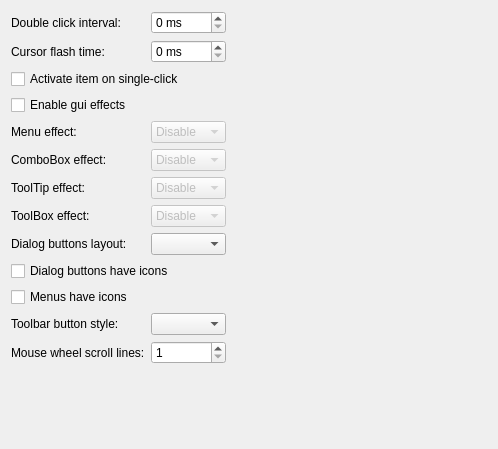
<?xml version="1.0" encoding="UTF-8"?>
<ui version="4.0">
 <class>InterfacePage</class>
 <widget class="QWidget" name="InterfacePage">
  <property name="geometry">
   <rect>
    <x>0</x>
    <y>0</y>
    <width>498</width>
    <height>449</height>
   </rect>
  </property>
  <property name="windowTitle">
   <string notr="true">Form</string>
  </property>
  <layout class="QGridLayout" name="gridLayout">
   <item row="2" column="0">
    <spacer name="verticalSpacer">
     <property name="orientation">
      <enum>Qt::Vertical</enum>
     </property>
     <property name="sizeHint" stdset="0">
      <size>
       <width>20</width>
       <height>259</height>
      </size>
     </property>
    </spacer>
   </item>
   <item row="0" column="0">
    <layout class="QFormLayout" name="formLayout">
     <item row="0" column="0">
      <widget class="QLabel" name="label">
       <property name="text">
        <string>Double click interval:</string>
       </property>
      </widget>
     </item>
     <item row="1" column="0">
      <widget class="QLabel" name="label_2">
       <property name="text">
        <string>Cursor flash time:</string>
       </property>
      </widget>
     </item>
     <item row="5" column="0">
      <widget class="QLabel" name="label_3">
       <property name="text">
        <string>ComboBox effect:</string>
       </property>
      </widget>
     </item>
     <item row="6" column="0">
      <widget class="QLabel" name="label_4">
       <property name="text">
        <string>ToolTip effect:</string>
       </property>
      </widget>
     </item>
     <item row="7" column="0">
      <widget class="QLabel" name="label_5">
       <property name="text">
        <string>ToolBox effect:</string>
       </property>
      </widget>
     </item>
     <item row="0" column="1">
      <widget class="QSpinBox" name="doubleClickIntervalSpinBox">
       <property name="suffix">
        <string> ms</string>
       </property>
       <property name="maximum">
        <number>2000</number>
       </property>
      </widget>
     </item>
     <item row="1" column="1">
      <widget class="QSpinBox" name="cursorFlashTimeSpinBox">
       <property name="suffix">
        <string> ms</string>
       </property>
       <property name="maximum">
        <number>4000</number>
       </property>
      </widget>
     </item>
     <item row="5" column="1">
      <widget class="QComboBox" name="comboBoxEffectComboBox">
       <property name="enabled">
        <bool>false</bool>
       </property>
       <item>
        <property name="text">
         <string>Disable</string>
        </property>
       </item>
       <item>
        <property name="text">
         <string>Animate</string>
        </property>
       </item>
      </widget>
     </item>
     <item row="6" column="1">
      <widget class="QComboBox" name="toolTipEffectComboBox">
       <property name="enabled">
        <bool>false</bool>
       </property>
       <item>
        <property name="text">
         <string>Disable</string>
        </property>
       </item>
       <item>
        <property name="text">
         <string>Animate</string>
        </property>
       </item>
       <item>
        <property name="text">
         <string>Fade</string>
        </property>
       </item>
      </widget>
     </item>
     <item row="7" column="1">
      <widget class="QComboBox" name="toolBoxEffectComboBox">
       <property name="enabled">
        <bool>false</bool>
       </property>
       <item>
        <property name="text">
         <string>Disable</string>
        </property>
       </item>
       <item>
        <property name="text">
         <string>Animate</string>
        </property>
       </item>
      </widget>
     </item>
     <item row="4" column="0">
      <widget class="QLabel" name="label_6">
       <property name="text">
        <string>Menu effect:</string>
       </property>
      </widget>
     </item>
     <item row="4" column="1">
      <widget class="QComboBox" name="menuEffectComboBox">
       <property name="enabled">
        <bool>false</bool>
       </property>
       <item>
        <property name="text">
         <string>Disable</string>
        </property>
       </item>
       <item>
        <property name="text">
         <string>Animate</string>
        </property>
       </item>
       <item>
        <property name="text">
         <string>Fade</string>
        </property>
       </item>
      </widget>
     </item>
     <item row="3" column="0" colspan="2">
      <widget class="QCheckBox" name="guiEffectsCheckBox">
       <property name="text">
        <string>Enable gui effects</string>
       </property>
      </widget>
     </item>
     <item row="8" column="0">
      <widget class="QLabel" name="label_7">
       <property name="text">
        <string>Dialog buttons layout:</string>
       </property>
      </widget>
     </item>
     <item row="8" column="1">
      <widget class="QComboBox" name="buttonLayoutComboBox"/>
     </item>
     <item row="10" column="0" colspan="2">
      <widget class="QCheckBox" name="menuIconsCheckBox">
       <property name="text">
        <string>Menus have icons</string>
       </property>
      </widget>
     </item>
     <item row="9" column="0" colspan="2">
      <widget class="QCheckBox" name="dialogIconsCheckBox">
       <property name="text">
        <string>Dialog buttons have icons</string>
       </property>
       <property name="tristate">
        <bool>true</bool>
       </property>
      </widget>
     </item>
     <item row="2" column="0" colspan="2">
      <widget class="QCheckBox" name="singleClickCheckBox">
       <property name="text">
        <string>Activate item on single-click</string>
       </property>
       <property name="tristate">
        <bool>true</bool>
       </property>
      </widget>
     </item>
     <item row="11" column="0">
      <widget class="QLabel" name="label_8">
       <property name="text">
        <string>Toolbar button style:</string>
       </property>
      </widget>
     </item>
     <item row="11" column="1">
      <widget class="QComboBox" name="toolButtonStyleComboBox"/>
     </item>
     <item row="12" column="0">
      <widget class="QLabel" name="label_9">
       <property name="text">
        <string>Mouse wheel scroll lines:</string>
       </property>
      </widget>
     </item>
     <item row="12" column="1">
      <widget class="QSpinBox" name="wheelScrollLinesSpinBox">
       <property name="minimum">
        <number>1</number>
       </property>
       <property name="maximum">
        <number>20</number>
       </property>
      </widget>
     </item>
    </layout>
   </item>
   <item row="0" column="1">
    <spacer name="horizontalSpacer">
     <property name="orientation">
      <enum>Qt::Horizontal</enum>
     </property>
     <property name="sizeHint" stdset="0">
      <size>
       <width>238</width>
       <height>20</height>
      </size>
     </property>
    </spacer>
   </item>
  </layout>
 </widget>
 <resources/>
 <connections>
  <connection>
   <sender>guiEffectsCheckBox</sender>
   <signal>toggled(bool)</signal>
   <receiver>menuEffectComboBox</receiver>
   <slot>setEnabled(bool)</slot>
   <hints>
    <hint type="sourcelabel">
     <x>126</x>
     <y>86</y>
    </hint>
    <hint type="destinationlabel">
     <x>201</x>
     <y>114</y>
    </hint>
   </hints>
  </connection>
  <connection>
   <sender>guiEffectsCheckBox</sender>
   <signal>toggled(bool)</signal>
   <receiver>comboBoxEffectComboBox</receiver>
   <slot>setEnabled(bool)</slot>
   <hints>
    <hint type="sourcelabel">
     <x>75</x>
     <y>84</y>
    </hint>
    <hint type="destinationlabel">
     <x>160</x>
     <y>153</y>
    </hint>
   </hints>
  </connection>
  <connection>
   <sender>guiEffectsCheckBox</sender>
   <signal>toggled(bool)</signal>
   <receiver>toolTipEffectComboBox</receiver>
   <slot>setEnabled(bool)</slot>
   <hints>
    <hint type="sourcelabel">
     <x>54</x>
     <y>84</y>
    </hint>
    <hint type="destinationlabel">
     <x>155</x>
     <y>184</y>
    </hint>
   </hints>
  </connection>
  <connection>
   <sender>guiEffectsCheckBox</sender>
   <signal>toggled(bool)</signal>
   <receiver>toolBoxEffectComboBox</receiver>
   <slot>setEnabled(bool)</slot>
   <hints>
    <hint type="sourcelabel">
     <x>36</x>
     <y>91</y>
    </hint>
    <hint type="destinationlabel">
     <x>156</x>
     <y>216</y>
    </hint>
   </hints>
  </connection>
 </connections>
</ui>
